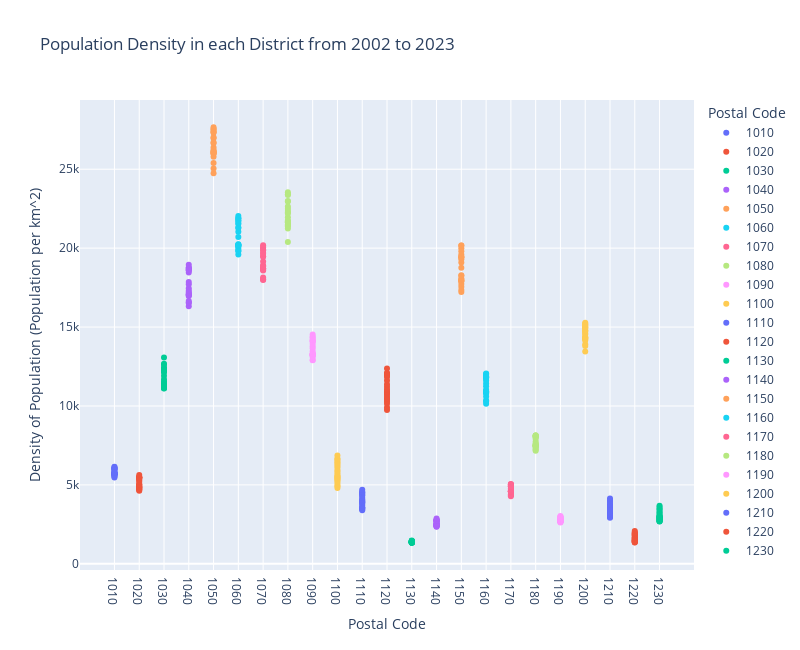

Write notebook code for a chart like this one.
### Code cell
#Plot the population density for each district
#Need to exclude rows that show data for whole of Vienna
df_h4_dogs_pop_dist = df_h4_dogs_pop[df_h4_dogs_pop['DISTRICT_CODE']!=90000]

fig = px.scatter(df_h4_dogs_pop_dist, x='Postal_CODE', y='POP_DENSITY',
              color='Postal_CODE',
              hover_data='REF_YEAR',
              width=800, height=650,
                 labels={
                     "POP_DENSITY": "Density of Population (Population per km^2)",
                     "Postal_CODE": "Postal Code",
                     "REF_YEAR": "Year"
                  },
              title='Population Density in each District from 2002 to 2023')
fig.show()

### Figure 1 — Plotly figure (JSON) as saved in the notebook; plotly's stock layout.template omitted (floating-point values rounded to 4 significant figures)
{"data": [{"customdata": [[2002], [2003], [2004], [2005], [2006], [2007], [2008], [2009], [2010], [2011], [2012], [2013], [2014], [2015], [2016], [2017], [2018], [2019], [2020], [2021], [2022], [2023]], "hovertemplate": "Postal Code=%{x}<br>Density of Population (Population per km^2)=%{y}<br>Year=%{customdata[0]}<extra></extra>", "legendgroup": "1010", "marker": {"color": "#636efa", "symbol": "circle"}, "mode": "markers", "name": "1010", "orientation": "v", "showlegend": true, "type": "scatter", "x": ["1010", "1010", "1010", "1010", "1010", "1010", "1010", "1010", "1010", "1010", "1010", "1010", "1010", "1010", "1010", "1010", "1010", "1010", "1010", "1010", "1010", "1010"], "xaxis": "x", "y": [6145.0, 6114.0, 6060.0, 6028.0, 6025.0, 5977.0, 5918.0, 5794.0, 5760.0, 5712.0, 5678.0, 5671.0, 5623.0, 5695.0, 5721.0, 5739.0, 5734.0, 5684.0, 5594.0, 5531.0, 5473.0, 5793.0], "yaxis": "y"}, {"customdata": [[2002], [2003], [2004], [2005], [2006], [2007], [2008], [2009], [2010], [2011], [2012], [2013], [2014], [2015], [2016], [2017], [2018], [2019], [2020], [2021], [2022], [2023]], "hovertemplate": "Postal Code=%{x}<br>Density of Population (Population per km^2)=%{y}<br>Year=%{customdata[0]}<extra></extra>", "legendgroup": "1020", "marker": {"color": "#EF553B", "symbol": "circle"}, "mode": "markers", "name": "1020", "orientation": "v", "showlegend": true, "type": "scatter", "x": ["1020", "1020", "1020", "1020", "1020", "1020", "1020", "1020", "1020", "1020", "1020", "1020", "1020", "1020", "1020", "1020", "1020", "1020", "1020", "1020", "1020", "1020"], "xaxis": "x", "y": [4626.0, 4675.0, 4721.0, 4748.0, 4790.0, 4849.0, 4857.0, 4876.0, 4923.0, 4953.0, 5019.0, 5034.0, 5176.0, 5285.0, 5365.0, 5457.0, 5487.0, 5454.0, 5501.0, 5469.0, 5441.0, 5627.0], "yaxis": "y"}, {"customdata": [[2002], [2003], [2004], [2005], [2006], [2007], [2008], [2009], [2010], [2011], [2012], [2013], [2014], [2015], [2016], [2017], [2018], [2019], [2020], [2021], [2022], [2023]], "hovertemplate": "Postal Code=%{x}<br>Density of Population (Population per km^2)=%{y}<br>Year=%{customdata[0]}<extra></extra>", "legendgroup": "1030", "marker": {"color": "#00cc96", "symbol": "circle"}, "mode": "markers", "name": "1030", "orientation": "v", "showlegend": true, "type": "scatter", "x": ["1030", "1030", "1030", "1030", "1030", "1030", "1030", "1030", "1030", "1030", "1030", "1030", "1030", "1030", "1030", "1030", "1030", "1030", "1030", "1030", "1030", "1030"], "xaxis": "x", "y": [11120.0, 11120.0, 11220.0, 11330.0, 11380.0, 11340.0, 11230.0, 11220.0, 11230.0, 11350.0, 11430.0, 11560.0, 11690.0, 11910.0, 12140.0, 12190.0, 12260.0, 12400.0, 12390.0, 12600.0, 12670.0, 13080.0], "yaxis": "y"}, {"customdata": [[2002], [2003], [2004], [2005], [2006], [2007], [2008], [2009], [2010], [2011], [2012], [2013], [2014], [2015], [2016], [2017], [2018], [2019], [2020], [2021], [2022], [2023]], "hovertemplate": "Postal Code=%{x}<br>Density of Population (Population per km^2)=%{y}<br>Year=%{customdata[0]}<extra></extra>", "legendgroup": "1040", "marker": {"color": "#ab63fa", "symbol": "circle"}, "mode": "markers", "name": "1040", "orientation": "v", "showlegend": true, "type": "scatter", "x": ["1040", "1040", "1040", "1040", "1040", "1040", "1040", "1040", "1040", "1040", "1040", "1040", "1040", "1040", "1040", "1040", "1040", "1040", "1040", "1040", "1040", "1040"], "xaxis": "x", "y": [16320.0, 16530.0, 16560.0, 16660.0, 16970.0, 17010.0, 17050.0, 17100.0, 17090.0, 17200.0, 17310.0, 17460.0, 17720.0, 17850.0, 18450.0, 18610.0, 18770.0, 18740.0, 18710.0, 18630.0, 18590.0, 18950.0], "yaxis": "y"}, {"customdata": [[2002], [2003], [2004], [2005], [2006], [2007], [2008], [2009], [2010], [2011], [2012], [2013], [2014], [2015], [2016], [2017], [2018], [2019], [2020], [2021], [2022], [2023]], "hovertemplate": "Postal Code=%{x}<br>Density of Population (Population per km^2)=%{y}<br>Year=%{customdata[0]}<extra></extra>", "legendgroup": "1050", "marker": {"color": "#FFA15A", "symbol": "circle"}, "mode": "markers", "name": "1050", "orientation": "v", "showlegend": true, "type": "scatter", "x": ["1050", "1050", "1050", "1050", "1050", "1050", "1050", "1050", "1050", "1050", "1050", "1050", "1050", "1050", "1050", "1050", "1050", "1050", "1050", "1050", "1050", "1050"], "xaxis": "x", "y": [24750.0, 25040.0, 25400.0, 25790.0, 26120.0, 25990.0, 26070.0, 25990.0, 26030.0, 26220.0, 26140.0, 26380.0, 26650.0, 26970.0, 27310.0, 27520.0, 27660.0, 27540.0, 27400.0, 27030.0, 26710.0, 27350.0], "yaxis": "y"}, {"customdata": [[2002], [2003], [2004], [2005], [2006], [2007], [2008], [2009], [2010], [2011], [2012], [2013], [2014], [2015], [2016], [2017], [2018], [2019], [2020], [2021], [2022], [2023]], "hovertemplate": "Postal Code=%{x}<br>Density of Population (Population per km^2)=%{y}<br>Year=%{customdata[0]}<extra></extra>", "legendgroup": "1060", "marker": {"color": "#19d3f3", "symbol": "circle"}, "mode": "markers", "name": "1060", "orientation": "v", "showlegend": true, "type": "scatter", "x": ["1060", "1060", "1060", "1060", "1060", "1060", "1060", "1060", "1060", "1060", "1060", "1060", "1060", "1060", "1060", "1060", "1060", "1060", "1060", "1060", "1060", "1060"], "xaxis": "x", "y": [19600.0, 19800.0, 19860.0, 19940.0, 20180.0, 20250.0, 20230.0, 20070.0, 20150.0, 20140.0, 20200.0, 20700.0, 21040.0, 21310.0, 21730.0, 21900.0, 22040.0, 21899, 21750.0, 21540.0, 21280.0, 21600.0], "yaxis": "y"}, {"customdata": [[2002], [2003], [2004], [2005], [2006], [2007], [2008], [2009], [2010], [2011], [2012], [2013], [2014], [2015], [2016], [2017], [2018], [2019], [2020], [2021], [2022], [2023]], "hovertemplate": "Postal Code=%{x}<br>Density of Population (Population per km^2)=%{y}<br>Year=%{customdata[0]}<extra></extra>", "legendgroup": "1070", "marker": {"color": "#FF6692", "symbol": "circle"}, "mode": "markers", "name": "1070", "orientation": "v", "showlegend": true, "type": "scatter", "x": ["1070", "1070", "1070", "1070", "1070", "1070", "1070", "1070", "1070", "1070", "1070", "1070", "1070", "1070", "1070", "1070", "1070", "1070", "1070", "1070", "1070", "1070"], "xaxis": "x", "y": [17980.0, 18010.0, 18040.0, 18130.0, 18910.0, 18630.0, 18690.0, 18580.0, 18700.0, 18690.0, 18720.0, 18850.0, 19150.0, 19460.0, 19910.0, 20020.0, 20190.0, 20080.0, 19870.0, 19700.0, 19480.0, 19640.0], "yaxis": "y"}, {"customdata": [[2002], [2003], [2004], [2005], [2006], [2007], [2008], [2009], [2010], [2011], [2012], [2013], [2014], [2015], [2016], [2017], [2018], [2019], [2020], [2021], [2022], [2023]], "hovertemplate": "Postal Code=%{x}<br>Density of Population (Population per km^2)=%{y}<br>Year=%{customdata[0]}<extra></extra>", "legendgroup": "1080", "marker": {"color": "#B6E880", "symbol": "circle"}, "mode": "markers", "name": "1080", "orientation": "v", "showlegend": true, "type": "scatter", "x": ["1080", "1080", "1080", "1080", "1080", "1080", "1080", "1080", "1080", "1080", "1080", "1080", "1080", "1080", "1080", "1080", "1080", "1080", "1080", "1080", "1080", "1080"], "xaxis": "x", "y": [20390.0, 21250.0, 21390.0, 21640.0, 21650.0, 21660.0, 21750.0, 21690.0, 21500.0, 21450.0, 21620.0, 21960.0, 22280.0, 22490.0, 22990.0, 23420.0, 23540.0, 23360.0, 22960.0, 22350.0, 22190.0, 22640.0], "yaxis": "y"}, {"customdata": [[2002], [2003], [2004], [2005], [2006], [2007], [2008], [2009], [2010], [2011], [2012], [2013], [2014], [2015], [2016], [2017], [2018], [2019], [2020], [2021], [2022], [2023]], "hovertemplate": "Postal Code=%{x}<br>Density of Population (Population per km^2)=%{y}<br>Year=%{customdata[0]}<extra></extra>", "legendgroup": "1090", "marker": {"color": "#FF97FF", "symbol": "circle"}, "mode": "markers", "name": "1090", "orientation": "v", "showlegend": true, "type": "scatter", "x": ["1090", "1090", "1090", "1090", "1090", "1090", "1090", "1090", "1090", "1090", "1090", "1090", "1090", "1090", "1090", "1090", "1090", "1090", "1090", "1090", "1090", "1090"], "xaxis": "x", "y": [12900.0, 12910.0, 13100.0, 13300.0, 13230.0, 13200.0, 13300.0, 13200.0, 13260.0, 13250.0, 13290.0, 13470.0, 13660.0, 13780.0, 14520.0, 14390.0, 14340.0, 14140.0, 14110.0, 14090.0, 13950.0, 14220.0], "yaxis": "y"}, {"customdata": [[2002], [2003], [2004], [2005], [2006], [2007], [2008], [2009], [2010], [2011], [2012], [2013], [2014], [2015], [2016], [2017], [2018], [2019], [2020], [2021], [2022], [2023]], "hovertemplate": "Postal Code=%{x}<br>Density of Population (Population per km^2)=%{y}<br>Year=%{customdata[0]}<extra></extra>", "legendgroup": "1100", "marker": {"color": "#FECB52", "symbol": "circle"}, "mode": "markers", "name": "1100", "orientation": "v", "showlegend": true, "type": "scatter", "x": ["1100", "1100", "1100", "1100", "1100", "1100", "1100", "1100", "1100", "1100", "1100", "1100", "1100", "1100", "1100", "1100", "1100", "1100", "1100", "1100", "1100", "1100"], "xaxis": "x", "y": [4801.0, 4912.0, 4999.0, 5143.0, 5254.0, 5323.0, 5376.0, 5442.0, 5490.0, 5547.0, 5604.0, 5737.0, 5858.0, 5960.0, 6119.0, 6223.0, 6343.0, 6414.0, 6510.0, 6616.0, 6669.0, 6862.0], "yaxis": "y"}, {"customdata": [[2002], [2003], [2004], [2005], [2006], [2007], [2008], [2009], [2010], [2011], [2012], [2013], [2014], [2015], [2016], [2017], [2018], [2019], [2020], [2021], [2022], [2023]], "hovertemplate": "Postal Code=%{x}<br>Density of Population (Population per km^2)=%{y}<br>Year=%{customdata[0]}<extra></extra>", "legendgroup": "1110", "marker": {"color": "#636efa", "symbol": "circle"}, "mode": "markers", "name": "1110", "orientation": "v", "showlegend": true, "type": "scatter", "x": ["1110", "1110", "1110", "1110", "1110", "1110", "1110", "1110", "1110", "1110", "1110", "1110", "1110", "1110", "1110", "1110", "1110", "1110", "1110", "1110", "1110", "1110"], "xaxis": "x", "y": [3388.0, 3461.0, 3499.0, 3544.0, 3557.0, 3565.0, 3691.0, 3782.0, 3847.0, 3887.0, 3922.0, 3968.0, 4018.0, 4093.0, 4186.0, 4306.0, 4361.0, 4429.0, 4491.0, 4516.0, 4561.0, 4689.0], "yaxis": "y"}, {"customdata": [[2002], [2003], [2004], [2005], [2006], [2007], [2008], [2009], [2010], [2011], [2012], [2013], [2014], [2015], [2016], [2017], [2018], [2019], [2020], [2021], [2022], [2023]], "hovertemplate": "Postal Code=%{x}<br>Density of Population (Population per km^2)=%{y}<br>Year=%{customdata[0]}<extra></extra>", "legendgroup": "1120", "marker": {"color": "#EF553B", "symbol": "circle"}, "mode": "markers", "name": "1120", "orientation": "v", "showlegend": true, "type": "scatter", "x": ["1120", "1120", "1120", "1120", "1120", "1120", "1120", "1120", "1120", "1120", "1120", "1120", "1120", "1120", "1120", "1120", "1120", "1120", "1120", "1120", "1120", "1120"], "xaxis": "x", "y": [9746.0, 9906.0, 10140.0, 10290.0, 10400.0, 10490.0, 10580.0, 10730.0, 10790.0, 10860.0, 10920.0, 11060.0, 11210.0, 11380.0, 11620.0, 11840.0, 12050.0, 12050.0, 11980.0, 11970.0, 12080.0, 12380.0], "yaxis": "y"}, {"customdata": [[2002], [2003], [2004], [2005], [2006], [2007], [2008], [2009], [2010], [2011], [2012], [2013], [2014], [2015], [2016], [2017], [2018], [2019], [2020], [2021], [2022], [2023]], "hovertemplate": "Postal Code=%{x}<br>Density of Population (Population per km^2)=%{y}<br>Year=%{customdata[0]}<extra></extra>", "legendgroup": "1130", "marker": {"color": "#00cc96", "symbol": "circle"}, "mode": "markers", "name": "1130", "orientation": "v", "showlegend": true, "type": "scatter", "x": ["1130", "1130", "1130", "1130", "1130", "1130", "1130", "1130", "1130", "1130", "1130", "1130", "1130", "1130", "1130", "1130", "1130", "1130", "1130", "1130", "1130", "1130"], "xaxis": "x", "y": [1335.0, 1347.0, 1350.0, 1361.0, 1362.0, 1360.0, 1356.0, 1352.0, 1353.0, 1351.0, 1343.0, 1348.0, 1360.0, 1382.0, 1427.0, 1436.0, 1439.0, 1426.0, 1433.0, 1429.0, 1431.0, 1473.0], "yaxis": "y"}, {"customdata": [[2002], [2003], [2004], [2005], [2006], [2007], [2008], [2009], [2010], [2011], [2012], [2013], [2014], [2015], [2016], [2017], [2018], [2019], [2020], [2021], [2022], [2023]], "hovertemplate": "Postal Code=%{x}<br>Density of Population (Population per km^2)=%{y}<br>Year=%{customdata[0]}<extra></extra>", "legendgroup": "1140", "marker": {"color": "#ab63fa", "symbol": "circle"}, "mode": "markers", "name": "1140", "orientation": "v", "showlegend": true, "type": "scatter", "x": ["1140", "1140", "1140", "1140", "1140", "1140", "1140", "1140", "1140", "1140", "1140", "1140", "1140", "1140", "1140", "1140", "1140", "1140", "1140", "1140", "1140", "1140"], "xaxis": "x", "y": [2344.0, 2375.0, 2384.0, 2422.0, 2453.0, 2466.0, 2481.0, 2487.0, 2491.0, 2505.0, 2517.0, 2554.0, 2594.0, 2645.0, 2713.0, 2735.0, 2747.0, 2754.0, 2773.0, 2765.0, 2754.0, 2868.0], "yaxis": "y"}, {"customdata": [[2002], [2003], [2004], [2005], [2006], [2007], [2008], [2009], [2010], [2011], [2012], [2013], [2014], [2015], [2016], [2017], [2018], [2019], [2020], [2021], [2022], [2023]], "hovertemplate": "Postal Code=%{x}<br>Density of Population (Population per km^2)=%{y}<br>Year=%{customdata[0]}<extra></extra>", "legendgroup": "1150", "marker": {"color": "#FFA15A", "symbol": "circle"}, "mode": "markers", "name": "1150", "orientation": "v", "showlegend": true, "type": "scatter", "x": ["1150", "1150", "1150", "1150", "1150", "1150", "1150", "1150", "1150", "1150", "1150", "1150", "1150", "1150", "1150", "1150", "1150", "1150", "1150", "1150", "1150", "1150"], "xaxis": "x", "y": [17220.0, 17350.0, 17550.0, 17730.0, 17920.0, 17920.0, 17940.0, 18020.0, 18080.0, 18240.0, 18290.0, 18760.0, 19090.0, 19480.0, 19990.0, 20160.0, 20170.0, 19810.0, 19600.0, 19430.0, 19300.0, 19420.0], "yaxis": "y"}, {"customdata": [[2002], [2003], [2004], [2005], [2006], [2007], [2008], [2009], [2010], [2011], [2012], [2013], [2014], [2015], [2016], [2017], [2018], [2019], [2020], [2021], [2022], [2023]], "hovertemplate": "Postal Code=%{x}<br>Density of Population (Population per km^2)=%{y}<br>Year=%{customdata[0]}<extra></extra>", "legendgroup": "1160", "marker": {"color": "#19d3f3", "symbol": "circle"}, "mode": "markers", "name": "1160", "orientation": "v", "showlegend": true, "type": "scatter", "x": ["1160", "1160", "1160", "1160", "1160", "1160", "1160", "1160", "1160", "1160", "1160", "1160", "1160", "1160", "1160", "1160", "1160", "1160", "1160", "1160", "1160", "1160"], "xaxis": "x", "y": [10140.0, 10280.0, 10360.0, 10610.0, 10820.0, 10820.0, 10860.0, 10900.0, 10930.0, 10950.0, 11030.0, 11250.0, 11430.0, 11620.0, 11830.0, 12030.0, 12060.0, 11970.0, 11890.0, 11820.0, 11720.0, 11810.0], "yaxis": "y"}, {"customdata": [[2002], [2003], [2004], [2005], [2006], [2007], [2008], [2009], [2010], [2011], [2012], [2013], [2014], [2015], [2016], [2017], [2018], [2019], [2020], [2021], [2022], [2023]], "hovertemplate": "Postal Code=%{x}<br>Density of Population (Population per km^2)=%{y}<br>Year=%{customdata[0]}<extra></extra>", "legendgroup": "1170", "marker": {"color": "#FF6692", "symbol": "circle"}, "mode": "markers", "name": "1170", "orientation": "v", "showlegend": true, "type": "scatter", "x": ["1170", "1170", "1170", "1170", "1170", "1170", "1170", "1170", "1170", "1170", "1170", "1170", "1170", "1170", "1170", "1170", "1170", "1170", "1170", "1170", "1170", "1170"], "xaxis": "x", "y": [4286.0, 4339.0, 4414.0, 4505.0, 4607.0, 4620.0, 4601.0, 4587.0, 4594.0, 4591.0, 4622.0, 4696.0, 4778.0, 4883.0, 4945.0, 5020.0, 5052.0, 5030.0, 5006.0, 4959.0, 4917.0, 4919.0], "yaxis": "y"}, {"customdata": [[2002], [2003], [2004], [2005], [2006], [2007], [2008], [2009], [2010], [2011], [2012], [2013], [2014], [2015], [2016], [2017], [2018], [2019], [2020], [2021], [2022], [2023]], "hovertemplate": "Postal Code=%{x}<br>Density of Population (Population per km^2)=%{y}<br>Year=%{customdata[0]}<extra></extra>", "legendgroup": "1180", "marker": {"color": "#B6E880", "symbol": "circle"}, "mode": "markers", "name": "1180", "orientation": "v", "showlegend": true, "type": "scatter", "x": ["1180", "1180", "1180", "1180", "1180", "1180", "1180", "1180", "1180", "1180", "1180", "1180", "1180", "1180", "1180", "1180", "1180", "1180", "1180", "1180", "1180", "1180"], "xaxis": "x", "y": [7169.0, 7227.0, 7296.0, 7392.0, 7451.0, 7457.0, 7480.0, 7502.0, 7514.0, 7495.0, 7504.0, 7588.0, 7620.0, 7748.0, 7922.0, 8055.0, 8137.0, 8128.0, 8113.0, 8087.0, 8014.0, 8123.0], "yaxis": "y"}, {"customdata": [[2002], [2003], [2004], [2005], [2006], [2007], [2008], [2009], [2010], [2011], [2012], [2013], [2014], [2015], [2016], [2017], [2018], [2019], [2020], [2021], [2022], [2023]], "hovertemplate": "Postal Code=%{x}<br>Density of Population (Population per km^2)=%{y}<br>Year=%{customdata[0]}<extra></extra>", "legendgroup": "1190", "marker": {"color": "#FF97FF", "symbol": "circle"}, "mode": "markers", "name": "1190", "orientation": "v", "showlegend": true, "type": "scatter", "x": ["1190", "1190", "1190", "1190", "1190", "1190", "1190", "1190", "1190", "1190", "1190", "1190", "1190", "1190", "1190", "1190", "1190", "1190", "1190", "1190", "1190", "1190"], "xaxis": "x", "y": [2619.0, 2647.0, 2663.0, 2682.0, 2702.0, 2719.0, 2725.0, 2720.0, 2721.0, 2729.0, 2745.0, 2762.0, 2776.0, 2806.0, 2871.0, 2891.0, 2913.0, 2924.0, 2963.0, 2961.0, 2962.0, 3027.0], "yaxis": "y"}, {"customdata": [[2002], [2003], [2004], [2005], [2006], [2007], [2008], [2009], [2010], [2011], [2012], [2013], [2014], [2015], [2016], [2017], [2018], [2019], [2020], [2021], [2022], [2023]], "hovertemplate": "Postal Code=%{x}<br>Density of Population (Population per km^2)=%{y}<br>Year=%{customdata[0]}<extra></extra>", "legendgroup": "1200", "marker": {"color": "#FECB52", "symbol": "circle"}, "mode": "markers", "name": "1200", "orientation": "v", "showlegend": true, "type": "scatter", "x": ["1200", "1200", "1200", "1200", "1200", "1200", "1200", "1200", "1200", "1200", "1200", "1200", "1200", "1200", "1200", "1200", "1200", "1200", "1200", "1200", "1200", "1200"], "xaxis": "x", "y": [13460.0, 13800.0, 13910.0, 14140.0, 14230.0, 14310.0, 14300.0, 14360.0, 14370.0, 14530.0, 14600.0, 14710.0, 14760.0, 14980.0, 15030.0, 15210.0, 15280.0, 15150.0, 15120.0, 14930.0, 14790.0, 15010.0], "yaxis": "y"}, {"customdata": [[2002], [2003], [2004], [2005], [2006], [2007], [2008], [2009], [2010], [2011], [2012], [2013], [2014], [2015], [2016], [2017], [2018], [2019], [2020], [2021], [2022], [2023]], "hovertemplate": "Postal Code=%{x}<br>Density of Population (Population per km^2)=%{y}<br>Year=%{customdata[0]}<extra></extra>", "legendgroup": "1210", "marker": {"color": "#636efa", "symbol": "circle"}, "mode": "markers", "name": "1210", "orientation": "v", "showlegend": true, "type": "scatter", "x": ["1210", "1210", "1210", "1210", "1210", "1210", "1210", "1210", "1210", "1210", "1210", "1210", "1210", "1210", "1210", "1210", "1210", "1210", "1210", "1210", "1210", "1210"], "xaxis": "x", "y": [2919.0, 2968.0, 3011.0, 3035.0, 3074.0, 3090.0, 3120.0, 3139.0, 3165.0, 3200.0, 3246.0, 3297.0, 3351.0, 3417.0, 3510.0, 3571.0, 3663.0, 3728.0, 3779.0, 3913.0, 4009.0, 4138.0], "yaxis": "y"}, {"customdata": [[2002], [2003], [2004], [2005], [2006], [2007], [2008], [2009], [2010], [2011], [2012], [2013], [2014], [2015], [2016], [2017], [2018], [2019], [2020], [2021], [2022], [2023]], "hovertemplate": "Postal Code=%{x}<br>Density of Population (Population per km^2)=%{y}<br>Year=%{customdata[0]}<extra></extra>", "legendgroup": "1220", "marker": {"color": "#EF553B", "symbol": "circle"}, "mode": "markers", "name": "1220", "orientation": "v", "showlegend": true, "type": "scatter", "x": ["1220", "1220", "1220", "1220", "1220", "1220", "1220", "1220", "1220", "1220", "1220", "1220", "1220", "1220", "1220", "1220", "1220", "1220", "1220", "1220", "1220", "1220"], "xaxis": "x", "y": [1350.0, 1372.0, 1394.0, 1416.0, 1436.0, 1457.0, 1476.0, 1497.0, 1520.0, 1549.0, 1583.0, 1616.0, 1646.0, 1691.0, 1762.0, 1800.0, 1828.0, 1867.0, 1908.0, 1943.0, 1992.0, 2079.0], "yaxis": "y"}, {"customdata": [[2002], [2003], [2004], [2005], [2006], [2007], [2008], [2009], [2010], [2011], [2012], [2013], [2014], [2015], [2016], [2017], [2018], [2019], [2020], [2021], [2022], [2023]], "hovertemplate": "Postal Code=%{x}<br>Density of Population (Population per km^2)=%{y}<br>Year=%{customdata[0]}<extra></extra>", "legendgroup": "1230", "marker": {"color": "#00cc96", "symbol": "circle"}, "mode": "markers", "name": "1230", "orientation": "v", "showlegend": true, "type": "scatter", "x": ["1230", "1230", "1230", "1230", "1230", "1230", "1230", "1230", "1230", "1230", "1230", "1230", "1230", "1230", "1230", "1230", "1230", "1230", "1230", "1230", "1230", "1230"], "xaxis": "x", "y": [2676.0, 2697.0, 2716.0, 2736.0, 2778.0, 2816.0, 2844.0, 2858.0, 2877.0, 2912.0, 2946.0, 2971.0, 2997.0, 3018.0, 3069.0, 3152.0, 3240.0, 3315.0, 3445.0, 3487.0, 3592.0, 3677.0], "yaxis": "y"}], "layout": {"height": 650, "legend": {"title": {"text": "Postal Code"}, "tracegroupgap": 0}, "title": {"text": "Population Density in each District from 2002 to 2023"}, "width": 800, "xaxis": {"anchor": "y", "categoryarray": ["1010", "1020", "1030", "1040", "1050", "1060", "1070", "1080", "1090", "1100", "1110", "1120", "1130", "1140", "1150", "1160", "1170", "1180", "1190", "1200", "1210", "1220", "1230"], "categoryorder": "array", "domain": [0, 1], "title": {"text": "Postal Code"}}, "yaxis": {"anchor": "x", "domain": [0, 1], "title": {"text": "Density of Population (Population per km^2)"}}}}
